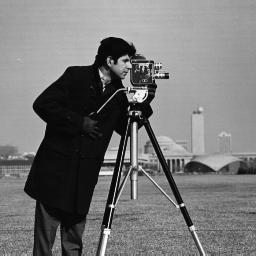
#> input picture Task 2/img.jpg, 256 x 256 px
$ python Histogram_Equalization-Gamma_Transformation-Convolution.py
#> lines starting #> are read from the running program, lines starting #| are printed output that depends on the picture
#> the answer given: 1
import cv2
import numpy as np
import matplotlib.pyplot as plt


def Normalised_Histogram():
    img_path = input("Enter image path: ")
#> the answer given: Task 2/img.jpg
    img = cv2.imread(img_path, 0)
#> img is the input picture: shape (256, 256); min 0, max 255, mean 118.7

    # deep copy of img
    output_img = np.copy(img)

    # row and col count
    m = len(img)
#> m = 256
    n = len(img[0])
#> n = 256
    total_pixel = m * n
#> total_pixel = 65536

    # Normalised histogram
    h = []

    for i in range(256):
        y = np.where(img == i)
        h.append(len(y[0]) / total_pixel)
#> this loop made 256 passes
#> y on passes 1 to 3: 166 positions, rows 39 to 226, columns 26 to 189, 54 positions, rows 49 to 203, columns 28 to 166, 58 positions, rows 50 to 252, columns 34 to 175
#> after the loop, h = 256 values, max 0.0251 at index 14, min 3.05e-05 at index 252, mean 0.00391

    # Finding CDF of histogram
    cdf_sum = 0

    H = []
    for i in range(256):
        cdf_sum = cdf_sum + h[i]
        H.append(cdf_sum)
#> this loop made 256 passes
#> cdf_sum on passes 1 to 3: 0.00253, 0.00336, 0.00424
#> after the loop, H = 256 values from 0.00253 to 1; cdf_sum = 1
    H = np.array(H)

    # Constructing equalised image and its CDF
    S = []
    for i in range(256):
        y = np.where(img == i)
        S.append(255 * H[i])
        output_img[y] = S[i]
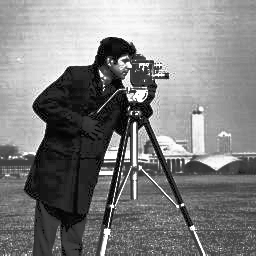
#> output_img: shape (256, 256); min 0, max 255, mean 128.3
#> after the loop, S = 256 values from 0.646 to 255

    output_img = output_img.astype(np.uint8)
    s = []

    for i in range(256):
        y = np.where(output_img == i)
        s.append(len(y[0]) / total_pixel)
#> this loop made 256 passes
#> y on passes 1 to 3: 220 positions, rows 39 to 226, columns 26 to 189, 259 positions, rows 39 to 252, columns 26 to 190, 123 positions, rows 40 to 250, columns 26 to 180
#> after the loop, s = 256 values, max 0.0251 at index 33, min 0 at index 5, mean 0.00391

    cv2.imshow("Input_Image", img)

    cv2.imshow("Output_Image", output_img)

    f = plt.figure(1)
    plt.bar([i for i in range(256)], h)
    plt.xlabel("pixel val")
    plt.ylabel("noramlised value for pixel")
    plt.title("Histogram for Input Image")
    plt.plot()
    f.show()
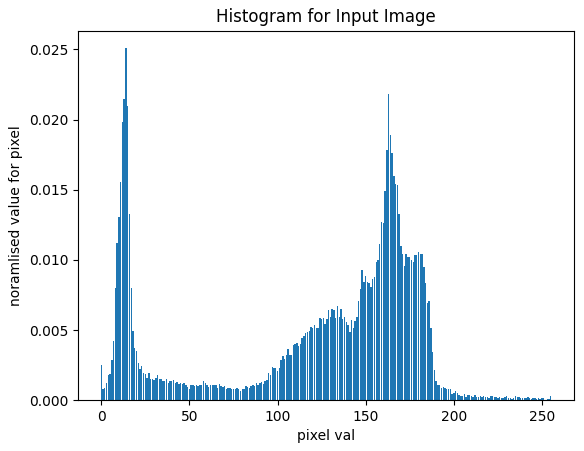
#> figure drawn by matplotlib, 1 panel; tallest bar 0.0251 high, from x = 13.6 to 14.4

    g = plt.figure(2)
    plt.bar([i for i in range(256)], s)
    plt.xlabel("pixel val")
    plt.ylabel("noramlised value for pixel")
    plt.title("Histogram for Equalised Image")
    g.show()
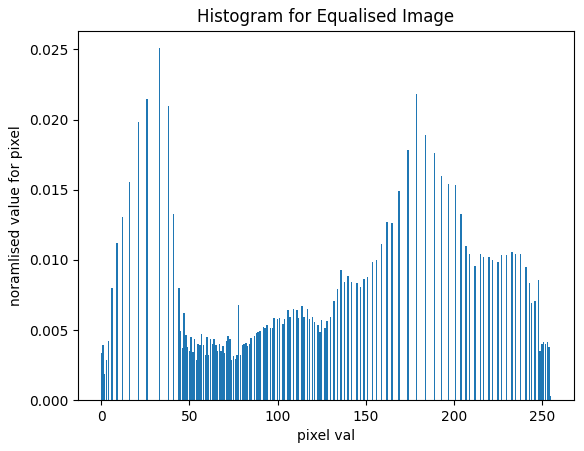
#> figure drawn by matplotlib, 1 panel; tallest bar 0.0251 high, from x = 32.6 to 33.4

    plt.show()


# [171 lines left out: functions Finding_matched_image, Convolution, not called in this run]


if __name__ == "__main__":
    while True:
#> (the run stopped early here; a loop or call above may not have finished)
